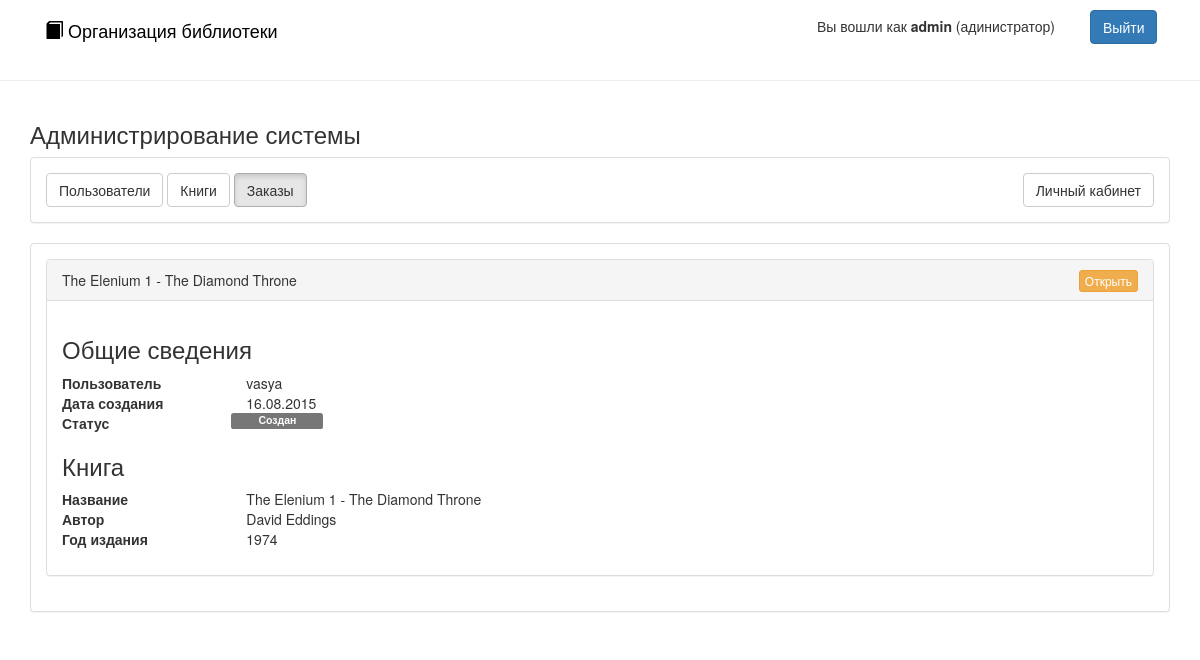
Page /admin/orders (signed in) on the committed database.
### app/models/User.py (models this page shows, shortened)
class User(db.Model, UserMixin):
    login = db.Column('login', db.String(30), primary_key=True, nullable=False)
    password = db.Column('password', db.String(30), nullable=False)
    email = db.Column('email', db.String(100), nullable=False)
    is_admin = db.Column('is_admin', db.Boolean, nullable=False)
    books = db.relationship('Book',
                            secondary=users_books,
                            primaryjoin=(users_books.c.user_login == login),
                            backref=db.backref('users_books', lazy='dynamic'),
                            lazy='dynamic')
    orders = db.relationship('Order')
    @classmethod
    def get(cls, id):
        return cls.query.get(id)

### app/models/Order.py (models this page shows, shortened)
class Order(db.Model):
    id = db.Column('id', db.String(36), primary_key=True, nullable=False)
    author = db.Column('author', db.Integer, nullable=False)
    name = db.Column('name', db.String(300), nullable=False)
    year = db.Column('year', db.Integer, nullable=True)
    create_date = db.Column('create_date', db.DateTime, nullable=False)
    user_login = db.Column(db.String(30), ForeignKey('user.login'), nullable=False)
    user = relationship('User')
    status_id = db.Column(db.Integer, ForeignKey('order_status.id'), nullable=False)
    status = relationship('OrderStatus')
    book_id = db.Column(db.String(36), ForeignKey('book.id'), nullable=True)
    book = relationship('Book')
    comments = relationship('Comment')
    @classmethod
    def get_all(cls):
        return cls.query.all()

### app/models/OrderStatus.py (models this page shows, shortened)
class OrderStatus(db.Model):
    __table_args__ = {'sqlite_autoincrement': True}
    id = db.Column('id', db.Integer, primary_key=True, nullable=False)
    status = db.Column('status', db.String(50), nullable=False)

### app/controllers/AdminController.py (the view)
@app.route("/admin/orders")
@login_required
def admin_orders():
    if not current_user.is_admin:
        abort(403)  # access denied
    ods = Order.get_all()
    return render_template('admin/orders.html', orders=ods)

### app/controllers/LoginController.py (called while the page is built)
@login_manager.user_loader
def load_user(lgn):
    return User.get(lgn)

### templates/admin/orders.html (shortened to what this page needs)
{% extends "layout.html" %}
{% block body %}
<div class="container">
    <h3>Администрирование системы</h3>
    <div class="panel panel-default">
        <div class="panel-body">
            <a href="{{ url_for('admin_users') }}" class="btn btn-default">Пользователи</a>
            <a href="#" class=" btn btn-default">Книги</a>
            <a href="{{ url_for('admin_orders') }}" class="btn btn-default active">Заказы</a>
            <a href="{{ url_for('main') }}" class="btn btn-default pull-right">Личный кабинет</a>
        </div>
    </div>
    <div class="panel panel-default">
        <div class="panel-body">
            {% for o in orders %}
            <div class="panel panel-default">
                <div class="panel-heading">
                    {{ o.name }}
                    <a href="{{ url_for('admin_order', order_id=o.id) }}" class="btn btn-xs btn-warning pull-right">Открыть</a>
                </div>
                <div class="panel-body">
                    <h3>Общие сведения</h3>
                    <div class="row">
                      <div class="col-md-2"><b>Пользователь</b></div>
                      <div class="col-md-10">{{ o.user_login }}</div>
                    </div>
                    <div class="row">
                      <div class="col-md-2"><b>Дата создания</b></div>
                      <div class="col-md-10"> {{ o.create_date.strftime('%d.%m.%Y') }} </div>
                    </div>
                    <div class="row">
                        <div class="col-md-2"><b>Статус</b></div>
                        <span class="label
                                {% if o.status.id == 0 %}
                                    label-default
                                {% elif o.status.id == 1 %}
                                    label-info
                                {% elif o.status.id == 2 %}
                                    label-success
                                {% elif o.status.id == 3 %}
                                    label-danger
                                {% endif %}
                                 col-md-1">
                                {{ o.status.status }}
                            </span>
                    </div>
                    <h3>Книга</h3>
                    <div class="row">
                      <div class="col-md-2"><b>Название</b></div>
                      <div class="col-md-10">{{ o.name }}</div>
                    </div>
                    <div class="row">
                      <div class="col-md-2"><b>Автор</b></div>
                      <div class="col-md-10">{{ o.author }}</div>
                    </div>
                    {% if o.year %}
                    <div class="row">
                      <div class="col-md-2"><b>Год издания</b></div>
                      <div class="col-md-10">{{ o.year }}</div>
                    </div>
                    {% endif %}
                    <div class="row" style="margin-top: 10px;">
                        <div class="col-md-2">
                        </div>
                    </div>
                </div>
            </div>
            {% endfor %}
        </div>
    </div>
</div>
{% endblock %}

### templates/layout.html (shortened to what this page needs)
<!DOCTYPE html>
<head>
    <link href="/static/css/bootstrap.min.css" rel="stylesheet">
</head>
<body>
    <header class="navbar navbar-static-top" style="margin-top: 10px;">
        <div class="container">
            <div class="col-md-8">
                <a href="{{ url_for('main') }}" style="color:black; text-decoration: none;">
                    <h4><span class="glyphicon glyphicon-book" aria-hidden="true"></span> Организация библиотеки</h4>
                </a>
            </div>
            {% if current_user.is_authenticated() %}
            <div class="col-md-3 text-right">
                <a class="btn btn-default"
                    {% if current_user.is_admin %}
                        href="{{ url_for('admin_users') }}"
                    {% endif %}
                    style="border: none;">Вы вошли как <b>{{ current_user.login }}</b>
                {% if current_user.is_admin %}
                    (адинистратор)
                {% endif %}
                </a>
            </div>
            <div class="col-md-1">
                <a class="btn btn-primary" href=" {{ url_for('logout') }}">Выйти</a>
            </div>
            {% endif %}
        </div>
    </header>
    <hr>
    {% block body %}{% endblock %}
</body>
</html>

### rows in the picture
User: login "admin"
Order: name "The Elenium 1 - The Diamond Throne", user_login "vasya", create_date "16.08.2015", status.status "Создан", author "David Eddings", year "1974"
